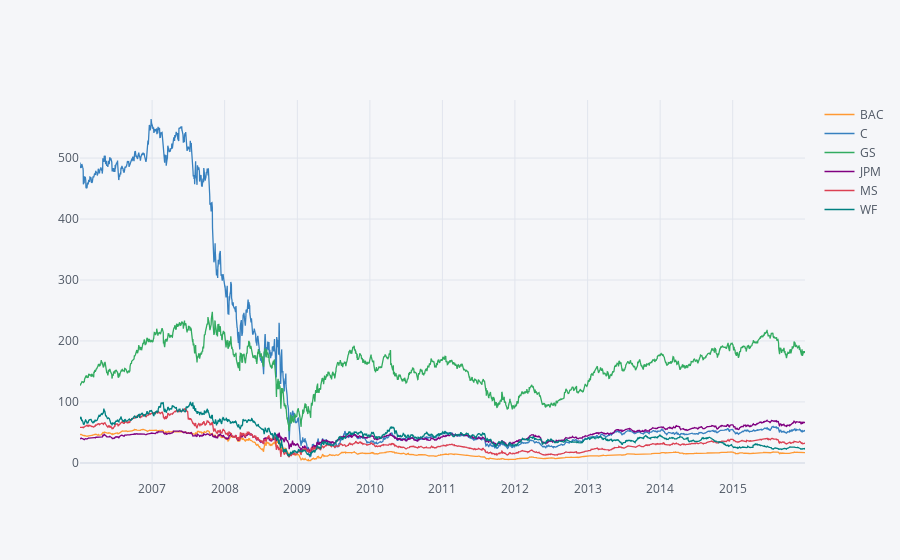

The cell this chart's notebook holds for it:
### Code cell
import cufflinks as cf
from plotly.offline import download_plotlyjs, init_notebook_mode, plot,iplot
init_notebook_mode(connected=True)
cf.go_offline()

bank_stocks.xs(key='Close',axis=1,level='Stock Info').iplot()

### Figure 1 — Plotly figure (JSON) as saved in the notebook; plotly's stock layout.template omitted (floating-point values rounded to 4 significant figures; data arrays with more than 128 entries replaced by an {"elided": "..."} marker saying what was removed)
{"data": [{"line": {"color": "rgba(255, 153, 51, 1.0)", "dash": "solid", "shape": "linear", "width": 1.3}, "mode": "lines", "name": "BAC", "text": "", "type": "scatter", "x": {"elided": "2517 str values"}, "y": {"elided": "2517 float values"}}, {"line": {"color": "rgba(55, 128, 191, 1.0)", "dash": "solid", "shape": "linear", "width": 1.3}, "mode": "lines", "name": "C", "text": "", "type": "scatter", "x": {"elided": "2517 str values"}, "y": {"elided": "2517 float values"}}, {"line": {"color": "rgba(50, 171, 96, 1.0)", "dash": "solid", "shape": "linear", "width": 1.3}, "mode": "lines", "name": "GS", "text": "", "type": "scatter", "x": {"elided": "2517 str values"}, "y": {"elided": "2517 float values"}}, {"line": {"color": "rgba(128, 0, 128, 1.0)", "dash": "solid", "shape": "linear", "width": 1.3}, "mode": "lines", "name": "JPM", "text": "", "type": "scatter", "x": {"elided": "2517 str values"}, "y": {"elided": "2517 float values"}}, {"line": {"color": "rgba(219, 64, 82, 1.0)", "dash": "solid", "shape": "linear", "width": 1.3}, "mode": "lines", "name": "MS", "text": "", "type": "scatter", "x": {"elided": "2517 str values"}, "y": {"elided": "2517 float values"}}, {"line": {"color": "rgba(0, 128, 128, 1.0)", "dash": "solid", "shape": "linear", "width": 1.3}, "mode": "lines", "name": "WF", "text": "", "type": "scatter", "x": {"elided": "2517 str values"}, "y": {"elided": "2517 float values"}}], "layout": {"legend": {"bgcolor": "#F5F6F9", "font": {"color": "#4D5663"}}, "paper_bgcolor": "#F5F6F9", "plot_bgcolor": "#F5F6F9", "title": {"font": {"color": "#4D5663"}}, "xaxis": {"gridcolor": "#E1E5ED", "showgrid": true, "tickfont": {"color": "#4D5663"}, "title": {"font": {"color": "#4D5663"}, "text": ""}, "zerolinecolor": "#E1E5ED"}, "yaxis": {"gridcolor": "#E1E5ED", "showgrid": true, "tickfont": {"color": "#4D5663"}, "title": {"font": {"color": "#4D5663"}, "text": ""}, "zerolinecolor": "#E1E5ED"}}}
